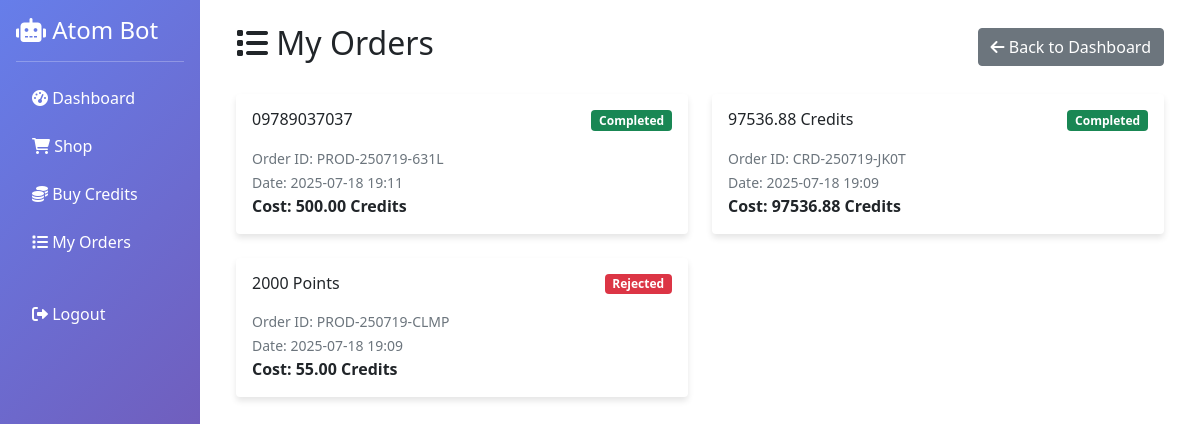
Page /orders (signed in) on the committed database.
### tables this page shows
CREATE TABLE orders (order_id TEXT PRIMARY KEY, user_id INTEGER, order_type TEXT, package_name TEXT, credit_cost REAL, payment_method TEXT, status TEXT, screenshot_file_id TEXT, delivery_info TEXT, created_at TIMESTAMP DEFAULT CURRENT_TIMESTAMP);

### web_app.py (the view)
@app.route('/orders')
def orders():
    if 'user_id' not in session:
        return redirect(url_for('login'))
    user_id = session['user_id']
    pending, history = run_async(db.get_user_orders(user_id))
    all_orders = pending + history
    formatted_orders = []
    for order in all_orders:
        o_id, pkg, status, ts_str, cost = order
        date_obj = datetime.fromisoformat(ts_str)
        formatted_orders.append({
            'id': o_id,
            'package': pkg,
            'status': status.replace('_', ' ').title(),
            'cost': cost,
            'date': date_obj.strftime('%Y-%m-%d %H:%M')
        })
    return render_template('orders.html', orders=formatted_orders)

### database.py (called while the page is built)
async def _db_query(query, params=(), fetchone=False, fetchall=False, commit=False):
    try:
        async with aiosqlite.connect(DB_NAME) as db:
            cursor = await db.execute(query, params)
            if commit: await db.commit(); return True
            if fetchone: return await cursor.fetchone()
            if fetchall: return await cursor.fetchall()
            return await cursor.fetchall()
    except aiosqlite.Error as e: logger.error(f"Database query failed: {e}\nQuery: {query}\nParams: {params}"); return None

async def get_user_orders(user_id: int) -> tuple:
    all_orders = await _db_query("SELECT order_id, package_name, status, created_at, credit_cost FROM orders WHERE user_id = ? ORDER BY created_at DESC", (user_id,), fetchall=True)
    pending = [o for o in all_orders if o[2] in ('pending_approval', 'pending_payment')]
    history = [o for o in all_orders if o[2] in ('completed', 'rejected')]
    return pending, history

### web_app.py (called while the page is built)
def run_async(coro):
    loop = asyncio.new_event_loop()
    asyncio.set_event_loop(loop)
    try:
        return loop.run_until_complete(coro)
    finally:
        loop.close()

### templates/orders.html (shortened to what this page needs)
{% extends "base.html" %}
{% block content %}
<div class="d-flex justify-content-between align-items-center mb-4">
    <h2><i class="fas fa-list"></i> My Orders</h2>
    <a href="{{ url_for('dashboard') }}" class="btn btn-secondary">
        <i class="fas fa-arrow-left"></i> Back to Dashboard
    </a>
</div>
{% if orders %}
<div class="row">
    {% for order in orders %}
    <div class="col-md-6 mb-4">
        <div class="card">
            <div class="card-body">
                <div class="d-flex justify-content-between align-items-start mb-2">
                    <h6 class="card-title">{{ order.package }}</h6>
                    {% if order.status == 'Completed' %}
                        <span class="badge bg-success">{{ order.status }}</span>
                    {% elif order.status == 'Rejected' %}
                        <span class="badge bg-danger">{{ order.status }}</span>
                    {% else %}
                        <span class="badge bg-warning">{{ order.status }}</span>
                    {% endif %}
                </div>
                <p class="card-text">
                    <small class="text-muted">Order ID: {{ order.id }}</small><br>
                    <small class="text-muted">Date: {{ order.date }}</small><br>
                    <strong>Cost: {{ "%.2f"|format(order.cost) }} Credits</strong>
                </p>
            </div>
        </div>
    </div>
    {% endfor %}
</div>
{% endif %}
{% endblock %}

### templates/base.html (shortened to what this page needs)
<!DOCTYPE html>
<html lang="en">
<head>
    <link href="https://cdn.jsdelivr.net/npm/bootstrap@5.1.3/dist/css/bootstrap.min.css" rel="stylesheet">
    <link href="https://cdnjs.cloudflare.com/ajax/libs/font-awesome/6.0.0/css/all.min.css" rel="stylesheet">
</head>
<body>
    <div class="container-fluid">
        <div class="row">
            {% if session.user_id %}
            <div class="col-md-2 sidebar text-white p-3">
                <h4><i class="fas fa-robot"></i> Atom Bot</h4>
                <hr>
                <ul class="nav nav-pills flex-column">
                    <li class="nav-item mb-2">
                        <a href="{{ url_for('dashboard') }}" class="nav-link text-white">
                            <i class="fas fa-tachometer-alt"></i> Dashboard
                        </a>
                    </li>
                    <li class="nav-item mb-2">
                        <a href="{{ url_for('shop') }}" class="nav-link text-white">
                            <i class="fas fa-shopping-cart"></i> Shop
                        </a>
                    </li>
                    <li class="nav-item mb-2">
                        <a href="{{ url_for('credits') }}" class="nav-link text-white">
                            <i class="fas fa-coins"></i> Buy Credits
                        </a>
                    </li>
                    <li class="nav-item mb-2">
                        <a href="{{ url_for('orders') }}" class="nav-link text-white">
                            <i class="fas fa-list"></i> My Orders
                        </a>
                    </li>
                    <li class="nav-item mt-4">
                        <a href="{{ url_for('logout') }}" class="nav-link text-white">
                            <i class="fas fa-sign-out-alt"></i> Logout
                        </a>
                    </li>
                </ul>
            </div>
            <div class="col-md-10">
            {% else %}
            <div class="col-12">
            {% endif %}
                <main class="p-4">
                    {% block content %}{% endblock %}
                </main>
            </div>
        </div>
    </div>
</body>
</html>

### templates/base.html (style rules this page uses)
.sidebar { background: linear-gradient(135deg, #667eea 0%, #764ba2 100%); min-height: 100vh; }
.card { box-shadow: 0 4px 6px rgba(0, 0, 0, 0.1); border: none; }

### rows in the picture
orders: package "09789037037", status "Completed", id "PROD-250719-631L", date "2025-07-18 19:11", cost "500.00"
orders: package "97536.88 Credits", status "Completed", id "CRD-250719-JK0T", date "2025-07-18 19:09", cost "97536.88"
orders: package "2000 Points", status "Rejected", id "PROD-250719-CLMP", date "2025-07-18 19:09", cost "55.00"
